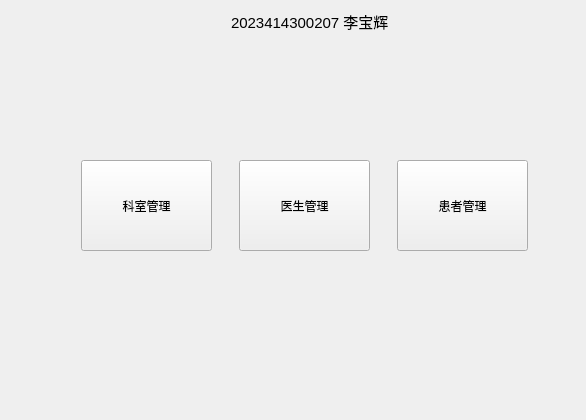
<?xml version="1.0" encoding="UTF-8"?>
<ui version="4.0">
 <class>WelcomeView</class>
 <widget class="QWidget" name="WelcomeView">
  <property name="geometry">
   <rect>
    <x>0</x>
    <y>0</y>
    <width>586</width>
    <height>420</height>
   </rect>
  </property>
  <property name="windowTitle">
   <string>欢迎</string>
  </property>
  <widget class="QWidget" name="layoutWidget">
   <property name="geometry">
    <rect>
     <x>60</x>
     <y>40</y>
     <width>491</width>
     <height>331</height>
    </rect>
   </property>
   <layout class="QVBoxLayout" name="verticalLayout">
    <item>
     <spacer name="verticalSpacer">
      <property name="orientation">
       <enum>Qt::Vertical</enum>
      </property>
      <property name="sizeHint" stdset="0">
       <size>
        <width>20</width>
        <height>40</height>
       </size>
      </property>
     </spacer>
    </item>
    <item>
     <layout class="QHBoxLayout" name="horizontalLayout">
      <item>
       <widget class="QPushButton" name="btnDepartment">
        <property name="enabled">
         <bool>true</bool>
        </property>
        <property name="sizePolicy">
         <sizepolicy hsizetype="Fixed" vsizetype="Fixed">
          <horstretch>0</horstretch>
          <verstretch>0</verstretch>
         </sizepolicy>
        </property>
        <property name="minimumSize">
         <size>
          <width>131</width>
          <height>91</height>
         </size>
        </property>
        <property name="text">
         <string>科室管理</string>
        </property>
       </widget>
      </item>
      <item>
       <widget class="QPushButton" name="btnDoctor">
        <property name="enabled">
         <bool>true</bool>
        </property>
        <property name="sizePolicy">
         <sizepolicy hsizetype="Fixed" vsizetype="Fixed">
          <horstretch>0</horstretch>
          <verstretch>0</verstretch>
         </sizepolicy>
        </property>
        <property name="minimumSize">
         <size>
          <width>131</width>
          <height>91</height>
         </size>
        </property>
        <property name="text">
         <string>医生管理</string>
        </property>
       </widget>
      </item>
      <item>
       <widget class="QPushButton" name="btnPatient">
        <property name="enabled">
         <bool>true</bool>
        </property>
        <property name="sizePolicy">
         <sizepolicy hsizetype="Fixed" vsizetype="Fixed">
          <horstretch>0</horstretch>
          <verstretch>0</verstretch>
         </sizepolicy>
        </property>
        <property name="minimumSize">
         <size>
          <width>131</width>
          <height>91</height>
         </size>
        </property>
        <property name="text">
         <string>患者管理</string>
        </property>
       </widget>
      </item>
     </layout>
    </item>
    <item>
     <spacer name="verticalSpacer_2">
      <property name="orientation">
       <enum>Qt::Vertical</enum>
      </property>
      <property name="sizeHint" stdset="0">
       <size>
        <width>20</width>
        <height>40</height>
       </size>
      </property>
     </spacer>
    </item>
   </layout>
  </widget>
  <widget class="QWidget" name="">
   <property name="geometry">
    <rect>
     <x>180</x>
     <y>10</y>
     <width>260</width>
     <height>22</height>
    </rect>
   </property>
   <layout class="QHBoxLayout" name="horizontalLayout_2">
    <item>
     <spacer name="horizontalSpacer">
      <property name="orientation">
       <enum>Qt::Horizontal</enum>
      </property>
      <property name="sizeHint" stdset="0">
       <size>
        <width>40</width>
        <height>20</height>
       </size>
      </property>
     </spacer>
    </item>
    <item>
     <widget class="QLabel" name="label">
      <property name="font">
       <font>
        <pointsize>11</pointsize>
       </font>
      </property>
      <property name="text">
       <string>2023414300207 李宝辉</string>
      </property>
     </widget>
    </item>
    <item>
     <spacer name="horizontalSpacer_2">
      <property name="orientation">
       <enum>Qt::Horizontal</enum>
      </property>
      <property name="sizeHint" stdset="0">
       <size>
        <width>40</width>
        <height>20</height>
       </size>
      </property>
     </spacer>
    </item>
   </layout>
  </widget>
 </widget>
 <resources/>
 <connections/>
</ui>
